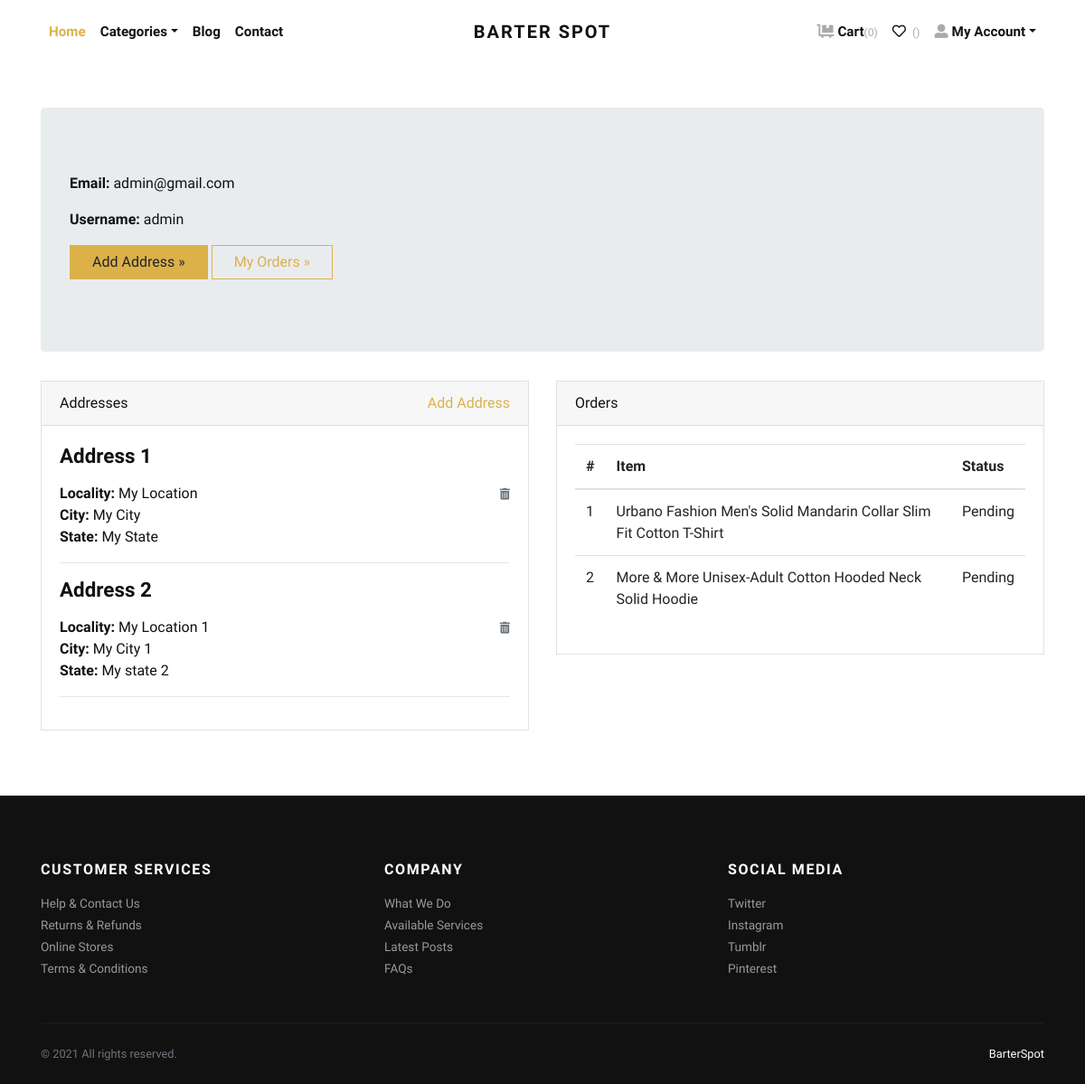
/accounts/profile/ (signed in), run on the app's committed database.
### store/models.py (models this page shows, shortened)
class Address(models.Model):
    user = models.ForeignKey(User, verbose_name="User", on_delete=models.CASCADE)
    locality = models.CharField(max_length=150, verbose_name="Nearest Location")
    city = models.CharField(max_length=150, verbose_name="City")
    state = models.CharField(max_length=150, verbose_name="State")

class Order(models.Model):
    user = models.ForeignKey(User, verbose_name="User", on_delete=models.CASCADE)
    address = models.ForeignKey(Address, verbose_name="Shipping Address", on_delete=models.CASCADE)
    product = models.ForeignKey(Product, verbose_name="Product", on_delete=models.CASCADE)
    quantity = models.PositiveIntegerField(verbose_name="Quantity")
    ordered_date = models.DateTimeField(auto_now_add=True, verbose_name="Ordered Date")
    status = models.CharField(
        choices=STATUS_CHOICES,
        max_length=50,
        default="Pending"
        )

class Product(models.Model):
    title = models.CharField(max_length=150, verbose_name="Product Title")
    slug = models.SlugField(max_length=160, verbose_name="Product Slug")
    sku = models.CharField(max_length=255, unique=True, verbose_name="Unique Product ID (SKU)")
    short_description = models.TextField(verbose_name="Short Description")
    detail_description = models.TextField(blank=True, null=True, verbose_name="Detail Description")
    product_image = models.ImageField(upload_to='product', blank=True, null=True, verbose_name="Product Image")
    price = models.DecimalField(max_digits=8, decimal_places=2)
    category = models.ForeignKey(Category, verbose_name="Product Categoy", on_delete=models.CASCADE)
    is_active = models.BooleanField(verbose_name="Is Active?")
    is_featured = models.BooleanField(verbose_name="Is Featured?")
    created_at = models.DateTimeField(auto_now_add=True, verbose_name="Created Date")
    updated_at = models.DateTimeField(auto_now=True, verbose_name="Updated Date")
    class Meta:
        verbose_name_plural = 'Products'
        ordering = ('-created_at', )

### store/views.py (the view)
# urls.py: path('accounts/profile/', views.profile, name="profile"),
@login_required
def profile(request):
    addresses = Address.objects.filter(user=request.user)
    orders = Order.objects.filter(user=request.user)
    return render(request, 'account/profile.html', {'addresses':addresses, 'orders':orders})

### store/context_preprocessors.py (called while the page is built)
def store_menu(request):
    categories = Category.objects.filter(is_active=True)
    context = {
        'categories_menu': categories,
    }
    return context

def cart_menu(request):
    if request.user.is_authenticated:
        cart_items= Cart.objects.filter(user=request.user)
        context = {
            'cart_items': cart_items,
        }
    else:
        context = {}
    return context

### templates/account/profile.html (shortened to what this page needs)
{% extends 'base.html' %}
{% load static %}
    {% block content %}
      <div class="container py-5">
        <div class="jumbotron">
          <p><strong>Email:</strong> {{request.user.email}}</p>
          <p><strong>Username:</strong> {{request.user.username}}</p>
          <p><a class="btn btn-primary btn-large" href="{% url 'store:add-address' %}">Add Address »</a> <a class="btn btn-outline-primary btn-large" href="#">My Orders »</a></p>
        </div>
        <div class="row">
          <div class="col-lg-6">
            <div class="card mb-4" id="headings">
              <div class="card-header">Addresses <span class="float-right"><a href="{% url 'store:add-address' %}">Add Address</a></span></div>
              <div class="card-body">
                {% if addresses %}
                    {% for address in addresses %}
                        <h4 class="mb-3">Address {{forloop.counter}}</h4>
                        <span class="float-right"><a href="{% url 'store:remove-address' address.id %}"><i class="fas fa-trash-alt small text-muted"></i></a></span>
                        <p>
                            <strong>Locality: </strong>{{address.locality}} <br>
                            <strong>City: </strong>{{address.city}} <br>
                            <strong>State: </strong>{{address.state}} <br>
                        </p>
                        <hr>
                    {% endfor %}
                {% else %}
                <div class="text-danger">
                  Address not Added.
                </div>
                {% endif %}
              </div>
            </div>
          </div>
          <div class="col-lg-6">
            <div class="card mb-4" id="tables">
              <div class="card-header">Orders</div>
              <div class="card-body">
                <table class="table table-hover">
                  <thead>
                    <tr>
                      <th>#</th>
                      <th>Item</th>
                      <th>Status</th>
                    </tr>
                  </thead>
                  <tbody>
                    {% if orders %}
                      {% for order in orders %}
                        <tr>
                          <td>{{forloop.counter}}</td>
                          <td>{{order.product.title}}</td>
                          <td>
                            {{order.status}}
                          </td>
                        </tr>
                      {% endfor %}
                    {% else %}
                    <tr>
                      <td class="text-danger" colspan="3">You've not Ordered anything yet.</td>
                    </tr>
                    {% endif %}
                  </tbody>
                </table>
              </div>
            </div>
          </div>
        </div>
      </div>
{% endblock content %}

### barterspot/static/css/style.default.css (style rules this page uses)
strong { font-weight: 700; }
.btn { font-weight: 400; border: 1px solid transparent; font-family: inherit; padding: 0.375rem 1.5rem; font-size: 1rem; line-height: 1.5; border-radius: 0; transition: color 0.15s ease-in-out, background-color 0.15s ease-in-out, border-color 0.15s ease-in-out, box-shadow 0.15s ease-in-out; }
.btn-primary { color: #212529; background-color: #dcb14a; border-color: #dcb14a; }
.btn-outline-primary { color: #dcb14a; background-color: transparent; background-image: none; border-color: #dcb14a; }
body { font-family: "Libre Franklin", sans-serif; font-size: 1rem; font-weight: 400; line-height: 1.5; color: #111111; background-color: #fff; }
a { color: #dcb14a; text-decoration: none; }
h1, h2, h3, h4, h5, h6, .h1, .h2, .h3, .h4, .h5, .h6 { margin-bottom: 0.5rem; font-family: inherit; font-weight: 900; line-height: 1.2; color: inherit; }
h4, .h4 { font-size: 1.4rem; }
hr { border-top: 1px solid rgba(17, 17, 17, 0.1); }
small, .small { font-size: 80%; font-weight: 400; }
.card { background-color: #fff; border: 1px solid rgba(17, 17, 17, 0.125); border-radius: 0; }
.card-body { padding: 1.25rem; }
.card-header { padding: 0.75rem 1.25rem; background-color: rgba(17, 17, 17, 0.03); border-bottom: 1px solid rgba(17, 17, 17, 0.125); }
.card-header:first-child { border-radius: calc(0 - 1px) calc(0 - 1px) 0 0; }

### data on the page
Address: locality "My Location", city "My City", state "My State"
Address: locality "My Location 1", city "My City 1", state "My state 2"
Order: product "Urbano Fashion Men's Solid Mandarin Collar Slim Fit Cotton T-Shirt", status "Pending"
Order: product "More & More Unisex-Adult Cotton Hooded Neck Solid Hoodie", status "Pending"

### other printed values
{{ cart_items.count }} "0"
{{ request.user.email }} "admin@gmail.com"
{{ request.user.username }} "admin"
